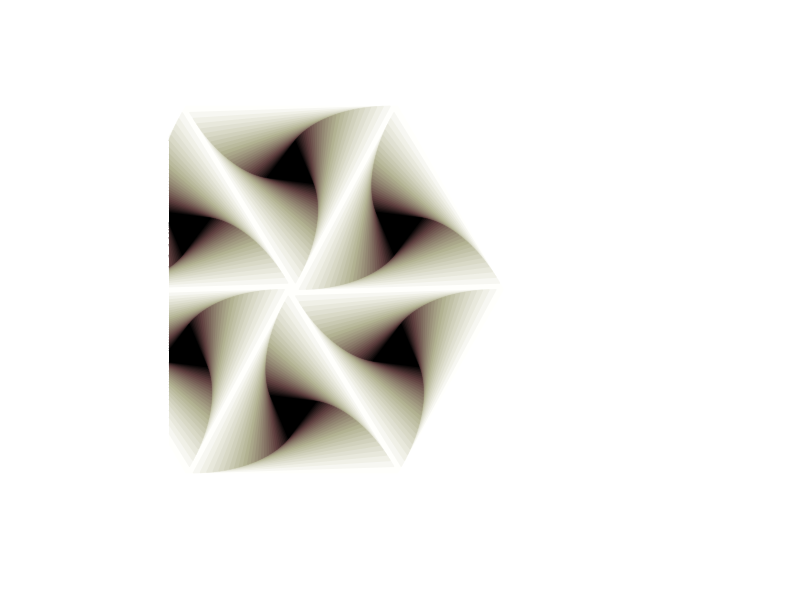

The MATLAB script that drew this image:
%spiral triangle tile
function spiralTriangleTile
N=3; %number of sides of polygon
phi=pi/N;
t=linspace(0+phi/2,2*pi+phi/2,N+1); %points for triangle
len=1;
[x,y]=pol2cart(t,1);
theta=pi/100;


numPoly=30;
colormap=1-bone(numPoly);
x2=x;y2=y;

%patch([-10 10 10 -10],[-10 -10 10 10],[0.75 0.75 0.75]);

rot=theta;
for n=1:numPoly
    patch(len*x2,len*y2+2,'r','facecolor',colormap(n,:),'edgecolor',colormap(n,:));
    patch(-len*x2,-len*y2,'r','facecolor',colormap(n,:),'edgecolor',colormap(n,:));
    patch(-len*x2+0.866,-len*y2+1.5,'r','facecolor',colormap(n,:),'edgecolor',colormap(n,:));
    
    patch(len*x2-0.866,len*y2+0.5,'r','facecolor',colormap(n,:),'edgecolor',colormap(n,:));
    patch(len*x2+0.866,len*y2+0.5,'r','facecolor',colormap(n,:),'edgecolor',colormap(n,:));
    patch(-len*x2-0.866,-len*y2+1.5,'r','facecolor',colormap(n,:),'edgecolor',colormap(n,:));
    len=len*cos(phi)/cos(phi-theta);
    [x2,y2]=trans2d(x,y,0,0,rot,0,0); %rotate by theta
    rot=theta+rot;
end



axis([-1 3 -1 3])
axis equal off

function [xd,yd]=trans2d(x,y,tx,ty,phi,xr,yr)
%[xd,yd]=transform2d(x,y,tx,ty,phi,xr,yr)
xd=x.*cos(phi)-y.*sin(phi)+xr.*(1-cos(phi))+yr.*sin(phi)+tx;
yd=x.*sin(phi)+y.*cos(phi)+yr.*(1-cos(phi))-xr.*sin(phi)+ty;